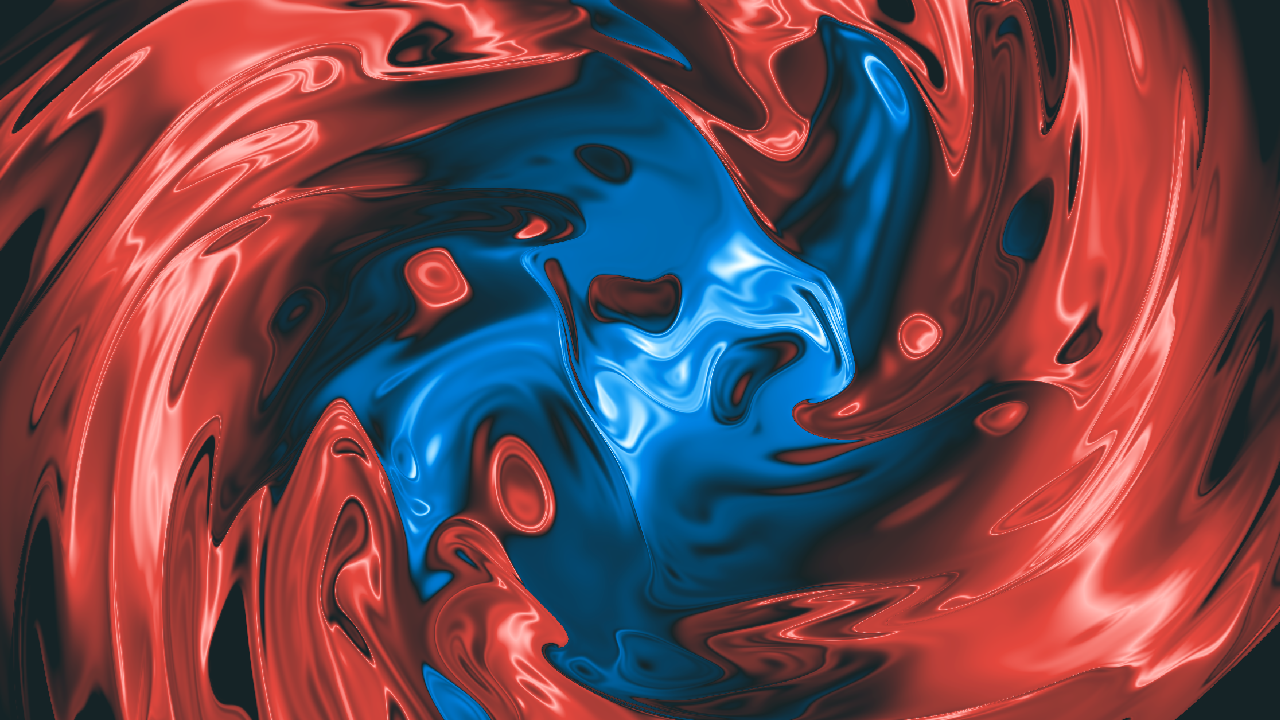
#> input picture sources/MenuBackground.png, 1280 x 720 px
$ python make_table_bg.py
#> lines starting #> are read from the running program, lines starting #| are printed output that depends on the picture
#> in main, src is the input picture: PIL image 1280x720 RGB; mean R, G, B 108.5, 69.1, 77.8
### tools/make_menu_bg.py
"""The main menu's swirling red / blue background, from the real game (sources/MenuBackground.png, supplied by the owner).

    python3 tools/make_menu_bg.py          -> SPRITESHEETS/menu-bg.jpg (+ manifest entry)

The supplied 1280x720 frame of Balatro's splash swirl fills the game area: graph x -12..12 (its full width), centred on
y = 0, so 13.5 units tall. The picture covers graph x -12..12, y -17..15 like every full-screen layer (any window shape);
above and below the frame it continues as its own mirror image, fading darker, so a tall window never shows an edge.
64 pixels per graph unit (1.2x the source, Lanczos): smooth on a 4K screen. JPEG: no transparency, a sixth of a PNG.
"""
import json
import os

from PIL import Image

ROOT = os.path.dirname(os.path.dirname(os.path.abspath(__file__)))
OUT = os.path.join(ROOT, "SPRITESHEETS")
X0, X1, Y0, Y1, PPU = -12.0, 12.0, -17.0, 15.0, 64


def swirl_canvas(src, ppu):
    """the source frame across x -12..12 centred on y = 0, mirrored above / below to fill y -17..15"""
#> called with ppu = 20
    w, h = round((X1 - X0) * ppu), round((Y1 - Y0) * ppu)
    band = src.resize((w, round(w * src.height / src.width)), Image.LANCZOS)
    top = round((Y1 - band.height / ppu / 2) * ppu)          # rows above the band (y = 0 is Y1 units from the top)
#> top = 165
    out = Image.new("RGB", (w, h))
#> out: PIL image 480x640 RGB; every value is 0
    out.paste(band, (0, top))
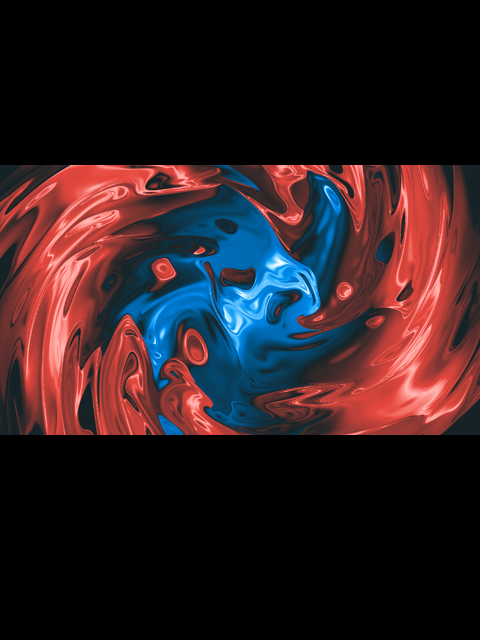
#> out: PIL image 480x640 RGB; mean R, G, B 45.8, 29.1, 32.8
    flip = band.transpose(Image.FLIP_TOP_BOTTOM)
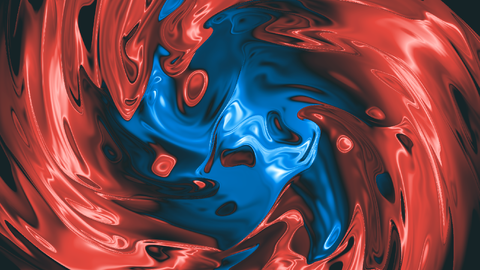
#> flip: PIL image 480x270 RGB; mean R, G, B 108.5, 69.1, 77.8
    for k in range(1, 4):                                  # mirrored copies until the picture is full
        out.paste(flip if k % 2 else band, (0, top - k * band.height))
        out.paste(flip if k % 2 else band, (0, top + k * band.height))
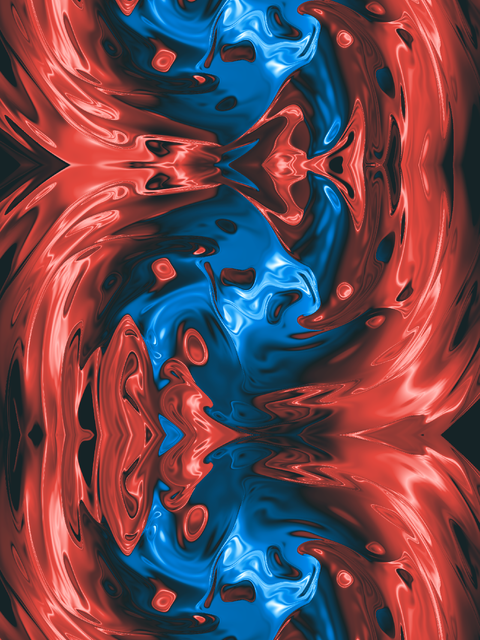
#> out: PIL image 480x640 RGB; mean R, G, B 106.2, 70.1, 80.1
    # outside the frame, fade smoothly towards 45 % darker (no step at the seam)
    shade = Image.new("L", (1, h))
    for j in range(h):
        d = max(top - j, j - (top + band.height), 0) / (0.6 * band.height)
        shade.putpixel((0, j), round(255 * 0.45 * min(1.0, d)))
    return Image.composite(Image.new("RGB", (w, h)), out, shade.resize((w, h)))
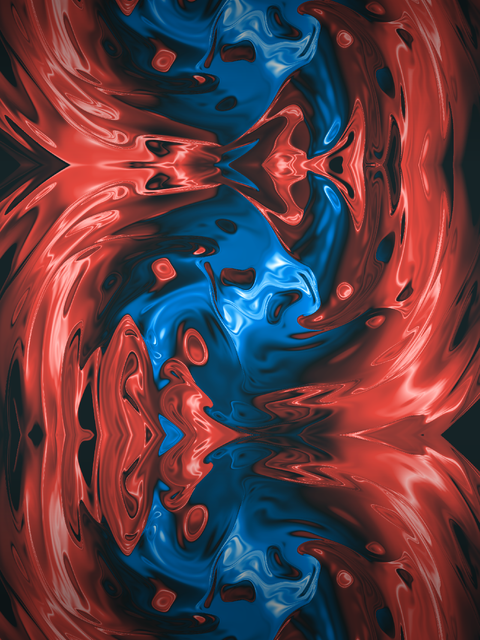
#> returned value: PIL image 480x640 RGB; mean R, G, B 91.9, 59.2, 67.1


# [15 lines left out: function main, not called in this run]


# [2 lines that do not run on import are left out]

### tools/make_table_bg.py
"""The in-run background for every blind and booster pack, as stills in one sheet: the real swirl recoloured.

    python3 tools/make_table_bg.py          -> SPRITESHEETS/table-bg.jpg (+ manifest entry)

The pattern is the supplied frame of Balatro's swirl (sources/MenuBackground.png, see make_menu_bg.py), coloured the way
ease_background_colour_blind (common_events.lua) colours the in-run shader: Small / Big Blind #50846e (contrast 1); a
boss: lighten(mix(boss colour, BLACK, 0.3), 0.1) with the boss colour as the special colour (contrast 2); showdown
bosses BLUE / RED / dark (contrast 3); a won run #4f6367; each booster pack its own.
Recolouring: the splash shader mixes RED, BLUE and BLACK and adds a white flash, so every source pixel is
u1 RED + u2 BLUE + u3 BLACK + f WHITE with u1+u2+u3+f = 1: a fixed linear function of its RGB. The background shader
puts C (special) where RED was, L (light) where BLUE was, D (dark) for BLACK (plus its 0.3/contrast wash of C), and
keeps the flash as gloss. Linear in RGB, so each tile is one colour-matrix conversion of the frame.
Tiles (6 x 6 grid, row-major): 1..30 = blind id (blinds.json order: Small, Big, then the bosses), 31 won,
32 Arcana (tarot) pack, 33 Celestial (planet), 34 Spectral, 35 Standard, 36 Buffoon. Each tile covers graph units
x -12..12, y -17..15 like menu-bg.jpg, at 20 pixels per unit.
"""
import json
import os

from PIL import Image

ROOT = os.path.dirname(os.path.dirname(os.path.abspath(__file__)))
OUT = os.path.join(ROOT, "SPRITESHEETS")
X0, X1, Y0, Y1, PPU = -12.0, 12.0, -17.0, 15.0, 20
GLOSS = 0.6                     # how much of the frame's white flash stays on the table (the paint is less shiny)
SW, SH, UNIT = 1920.0, 1080.0, 96.0
TIME = 37.0
COLS = 6
HEX = lambda h: tuple(int(h[i:i + 2], 16) / 255 for i in (0, 2, 4))
BLACK, RED, BLUE = HEX("374244"), HEX("fe5f55"), HEX("009dff")
# boss colours by blind id (the game repo's F_ColR / F_ColG / F_ColB, from game.lua boss_colour)
COL_R = [0, 174, 168, 185, 81, 138, 80, 104, 185, 62, 239, 185, 198, 169, 87, 75, 174, 112, 67, 126, 92, 172, 181, 229, 106, 253, 86, 138, 172, 0]
COL_G = [104, 124, 64, 91, 134, 89, 191, 101, 203, 133, 192, 92, 224, 162, 87, 113, 113, 146, 154, 103, 110, 157, 45, 106, 56, 162, 167, 113, 50, 156]
COL_B = [173, 27, 36, 8, 168, 165, 124, 243, 146, 189, 60, 150, 235, 149, 87, 228, 142, 132, 79, 82, 49, 180, 45, 47, 71, 0, 134, 225, 50, 253]


def mix(a, b, p):
    return tuple(a[i] * p + b[i] * (1 - p) for i in range(3))


def lighten(c, p):
    return tuple(x * (1 - p) + p for x in c)


def darken(c, p):
    return tuple(x * (1 - p) for x in c)


def background(new, special=None, tertiary=None, contrast=1.0):
    """G.C.BACKGROUND (L, C, D) as ease_background_colour sets it"""
    if special and tertiary:
        return new, special, tertiary, contrast
    L = tuple(x * 1.3 for x in new)
    C = special if special else tuple(x * 0.9 for x in new)
    D = tuple(x * (0.4 if special else 0.7) for x in new)
    return L, C, D, contrast


def variants():
    out = []
    small = background(HEX("50846e"))
    for bid in range(1, 31):
        if bid <= 2:
            out.append(small)
        elif bid >= 26:                                      # showdown bosses
            out.append(background(BLUE, RED, darken(BLACK, 0.4), 3))
        else:
            boss = (COL_R[bid - 1] / 255, COL_G[bid - 1] / 255, COL_B[bid - 1] / 255)
            out.append(background(lighten(mix(boss, BLACK, 0.3), 0.1), boss, None, 2))
    out.append(background(HEX("4f6367")))                                       # won
    out.append(background(HEX("8867a5"), darken(BLACK, 0.2), None, 1.5))        # Arcana pack
    out.append(background(BLACK, None, None, 3))                                # Celestial pack
    out.append(background(HEX("4584fa"), darken(BLACK, 0.2), None, 2))          # Spectral pack
    out.append(background(darken(BLACK, 0.2), RED, None, 3))                    # Standard pack
    out.append(background(HEX("ff9a00"), BLACK, None, 2))                       # Buffoon pack
    return out


def solve4(m, v):
    """x with m x = v (4x4, Gauss-Jordan)"""
    a = [list(r) + [v[i]] for i, r in enumerate(m)]
    for c in range(4):
        p = max(range(c, 4), key=lambda r: abs(a[r][c]))
        a[c], a[p] = a[p], a[c]
        a[c] = [x / a[c][c] for x in a[c]]
        for r in range(4):
            if r != c:
                a[r] = [x - a[r][c] * y for x, y in zip(a[r], a[c])]
    return [a[r][4] for r in range(4)]


def unmix():
    """weights (u1 RED, u2 BLUE, u3 BLACK, f WHITE) = W · (r, g, b, 1), RGB in 0..1: columns of the inverse matrix"""
    m = [[RED[q], BLUE[q], BLACK[q], 1.0] for q in range(3)] + [[1.0, 1.0, 1.0, 1.0]]
    cols = [solve4(m, [1.0 if i == j else 0.0 for i in range(4)]) for j in range(4)]   # column j of the inverse
    return [[cols[j][i] for j in range(4)] for i in range(4)]                           # W[i][j]


def recolour_matrix(L, C, D, contrast):
    """PIL 12-tuple: out = base C + (1 - base)(u1 C + u2 L + u3 D) + GLOSS f, as an affine map of the source RGB"""
    W = unmix()
    base = 0.3 / contrast
    out = []
    for q in range(3):
        coef = [(1 - base) * C[q], (1 - base) * L[q], (1 - base) * D[q], GLOSS]   # per weight u1, u2, u3, f
        row = [sum(coef[i] * W[i][j] for i in range(4)) for j in range(4)]           # times (r, g, b, 1)
        out += [row[0], row[1], row[2], 255 * (row[3] + base * C[q])]
    return tuple(out)


def main():
    import make_menu_bg
    src = Image.open(os.path.join(ROOT, "sources", "MenuBackground.png")).convert("RGB")
    frame = make_menu_bg.swirl_canvas(src, PPU)
    w, h = frame.size
#> w = 480; h = 640
    vs = variants()
    rows = (len(vs) + COLS - 1) // COLS
    sheet = Image.new("RGB", (COLS * w, rows * h))
#> sheet: PIL image 2880x3840 RGB; every value is 0
    for k, (L, C, D, contrast) in enumerate(vs):
        sheet.paste(frame.convert("RGB", recolour_matrix(L, C, D, contrast)), ((k % COLS) * w, (k // COLS) * h))
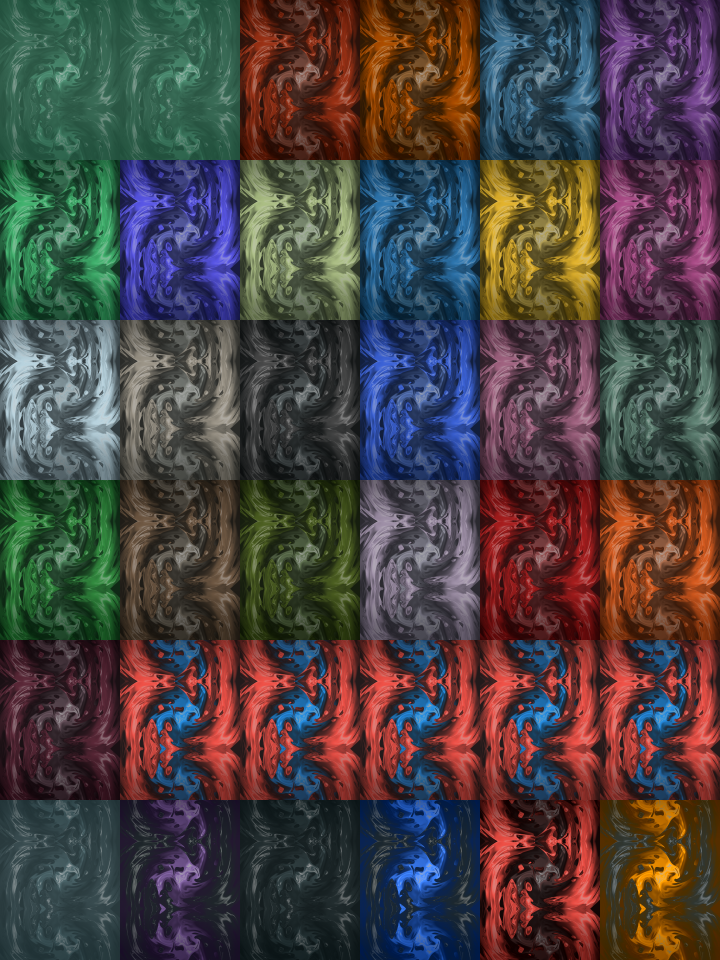
#> sheet: PIL image 2880x3840 RGB (shown at 1/4 size); mean R, G, B 75.2, 66.2, 66
    file = "SPRITESHEETS/table-bg.jpg"               # smooth paint, no transparency: a JPEG is a sixth of the PNG
    sheet.save(os.path.join(ROOT, file), quality=86, optimize=True, progressive=True)
    man_path = os.path.join(OUT, "manifest.json")
#> (the run stopped early here; a loop or call above may not have finished)
